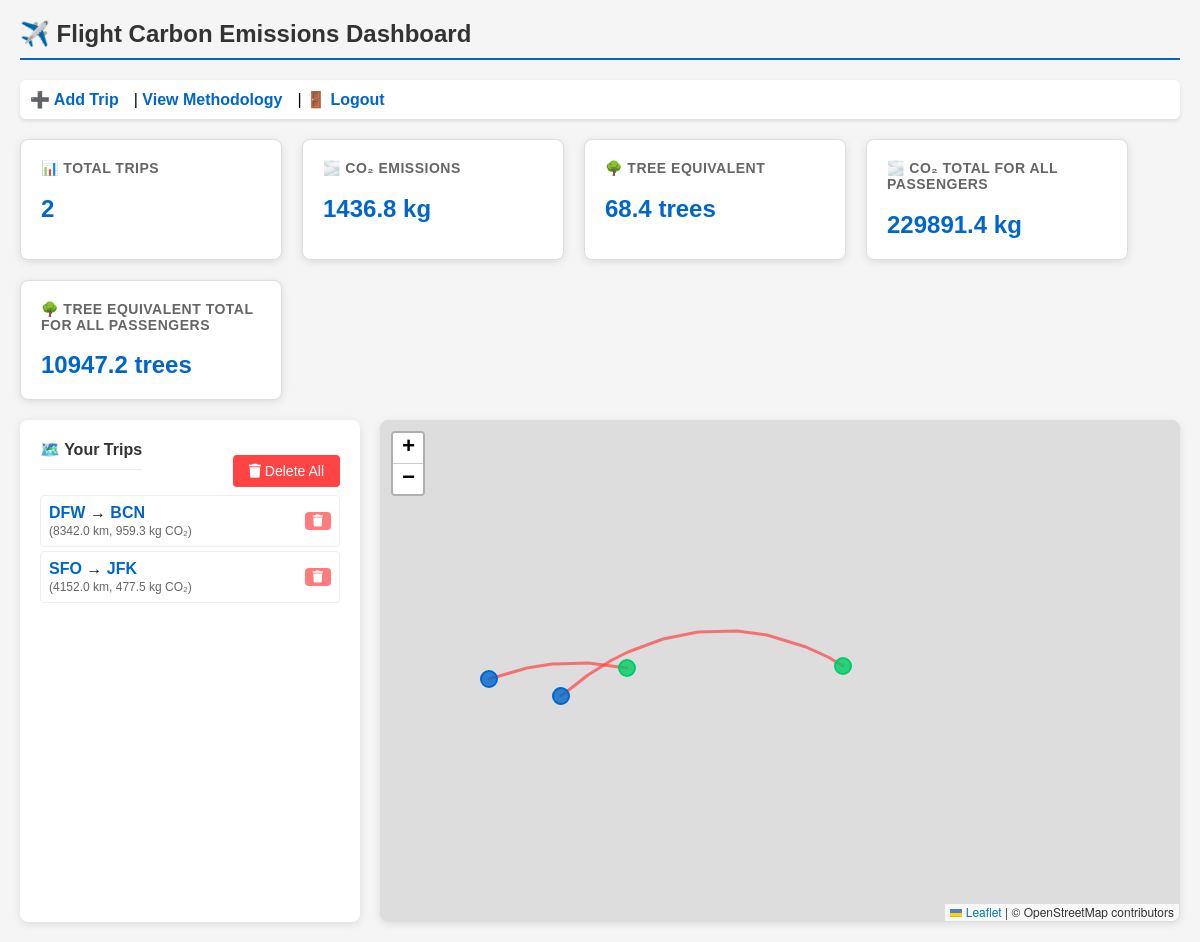
Screenshot of / (signed in) with the database file from the repository.
### app.py (models this page shows)
class Trip(db.Model):
    id = db.Column(db.Integer, primary_key=True)
    user_id = db.Column(db.Integer, db.ForeignKey("user.id"), nullable=False)
    origin_code = db.Column(db.String(10), nullable=False)
    origin_lat = db.Column(db.Float, nullable=False)
    origin_lng = db.Column(db.Float, nullable=False)
    dest_code = db.Column(db.String(10), nullable=False)
    dest_lat = db.Column(db.Float, nullable=False)
    dest_lng = db.Column(db.Float, nullable=False)
    distance_km = db.Column(db.Float, nullable=False)
    emissions_kg = db.Column(db.Float, nullable=False)

### app.py (the view)
@app.route("/")
@login_required
def dashboard():
    trips = Trip.query.filter_by(user_id=current_user.id).all()
    total_emissions = sum(t.emissions_kg for t in trips)
    whole_flight_emissions = total_emissions*160 #average number of passengers across all plane types.
    return render_template(
        "dashboard.html",
        trips=trips,
        total_emissions=total_emissions,
        whole_flight = whole_flight_emissions
    )

### app.py (called while the page is built)
@login_manager.user_loader
def load_user(user_id):
    return User.query.get(int(user_id))

### templates/dashboard.html (shortened to what this page needs)
<!DOCTYPE html>
<html>
<head>
    <link rel="stylesheet" href="https://unpkg.com/leaflet@1.9.4/dist/leaflet.css" />
    <link rel="stylesheet" href="{{ url_for('static', filename='dashboard.css') }}">
    <link rel="stylesheet" href="https://cdnjs.cloudflare.com/ajax/libs/font-awesome/6.4.0/css/all.min.css">
</head>
<body>
<h2>✈️ Flight Carbon Emissions Dashboard</h2>
<div class="nav-links">
    <a href="/create_trip">➕ Add Trip</a>|
    <a href="/methodology">View Methodology</a>|
    <a href="/logout">🚪 Logout</a>
</div>
<div class="cards">
    <div class="card">
        <h4>📊 Total Trips</h4>
        <p id="trip-count">{{ trips|length }}</p>
    </div>
    <div class="card">
        <h4>🌫️ CO₂ Emissions</h4>
        <p id="total-emissions">{{ total_emissions | round(1) }} kg</p>
    </div>
    <div class="card">
        <h4>🌳 Tree Equivalent</h4>
        <p id="tree-equivalent">{{ (total_emissions / 21) | round(1) }} trees</p>
    </div>
    <div class="card">
        <h4>🌫️ CO₂ Total for all Passengers</h4>
        <p id="whole-flight-emissions">{{whole_flight|round(1)}} kg</p>
    </div>
    <div class="card">
        <h4>🌳 Tree Equivalent Total for all Passengers</h4>
        <p id="tree-equivalent">{{ (whole_flight / 21) | round(1) }} trees</p>
    </div>
</div>
<div class="main-layout">
    <div class="sidebar">
        <div style="display: flex; justify-content: space-between; align-items: center;">
            <h4>🗺️ Your Trips</h4>
            {% if trips %}
            <button class="delete-all-btn" onclick="showDeleteAllConfirmation()">
                <i class="fas fa-trash"></i> Delete All
            </button>
            {% endif %}
        </div>
        <div id="trip-list" class="trip-list">
            {% if trips %}
                {% for t in trips %}
                <div class="trip-item" id="trip-{{ t.id }}">
                    <div class="trip-info" onclick="toggleTripCheckbox({{ loop.index0 }})">
                        <strong>{{ t.origin_code }}</strong> → <strong>{{ t.dest_code }}</strong>
                        <small style="color: #666;">
                            ({{ t.distance_km | round(0) }} km, {{ t.emissions_kg | round(1) }} kg CO₂)
                        </small>
                    </div>
                    <div class="trip-actions">
                        <button class="delete-btn" onclick="deleteTrip({{ t.id }}, '{{ t.origin_code }}', '{{ t.dest_code }}')"
                                title="Delete this trip">
                            <i class="fas fa-trash"></i>
                        </button>
                    </div>
                </div>
                {% endfor %}
            {% endif %}
        </div>
    </div>
    <div id="map"></div>
</div>
</body>
</html>

### static/dashboard.css (style rules this page uses)
body { font-family: Arial, sans-serif; margin: 20px; background-color: #f5f5f5; }
h2 { color: #333; border-bottom: 2px solid #0066cc; padding-bottom: 10px; }
.nav-links { margin: 20px 0; padding: 10px; background: white; border-radius: 6px; box-shadow: 0 2px 4px rgba(0,0,0,0.1); }
.nav-links a { margin-right: 15px; text-decoration: none; color: #0066cc; font-weight: bold; }
.cards { display: flex; gap: 20px; margin: 20px 0; flex-wrap: wrap; }
.card { padding: 20px; border: 1px solid #ddd; border-radius: 8px; width: 220px; background: white; box-shadow: 0 2px 8px rgba(0,0,0,0.1); transition: transform 0.2s; }
.card h4 { margin-top: 0; color: #666; font-size: 14px; text-transform: uppercase; letter-spacing: 0.5px; }
.card p { font-size: 24px; font-weight: bold; color: #0066cc; margin: 10px 0 0 0; }
.main-layout { display: flex; gap: 20px; margin-top: 20px; }
.sidebar { width: 300px; background: white; padding: 20px; border-radius: 8px; box-shadow: 0 2px 8px rgba(0,0,0,0.1); }
.sidebar h4 { margin-top: 0; color: #333; border-bottom: 1px solid #eee; padding-bottom: 10px; }
.trip-list { max-height: 400px; overflow-y: auto; }
.trip-list strong { color: #0066cc; }
.trip-list small { color: #666; font-size: 12px; display: block; margin-top: 2px; }
#map { height: 500px; flex: 1; border-radius: 8px; box-shadow: 0 2px 8px rgba(0,0,0,0.1); border: 1px solid #ddd; }
.trip-actions { display: flex; gap: 5px; opacity: 0.7; transition: opacity 0.2s; }

### templates/dashboard.html (style rules this page uses)
.delete-btn { background: #ff4444; color: white; border: none; border-radius: 4px; padding: 2px 8px; font-size: 12px; cursor: pointer; margin-left: 8px; transition: background 0.2s; }
.trip-item { display: flex; justify-content: space-between; align-items: center; padding: 8px; margin: 4px 0; border-radius: 4px; background: white; border: 1px solid #eee; }
.trip-info { flex: 1; cursor: pointer; }
.trip-actions { display: flex; gap: 5px; }
.delete-all-btn { background: #ff4444; color: white; border: none; padding: 8px 16px; border-radius: 4px; cursor: pointer; margin-top: 10px; font-size: 14px; }

### rows the page displays
Trip: origin_code "DFW", dest_code "BCN", distance_km "8342.0", emissions_kg "959.3"
Trip: origin_code "SFO", dest_code "JFK", distance_km "4152.0", emissions_kg "477.5"

### other values shown
{{ trips|length }} "2"
{{ total_emissions | round(1) }} "1436.8"
{{ (total_emissions / 21) | round(1) }} "68.4"
{{ whole_flight|round(1) }} "229891.4"
{{ (whole_flight / 21) | round(1) }} "10947.2"
